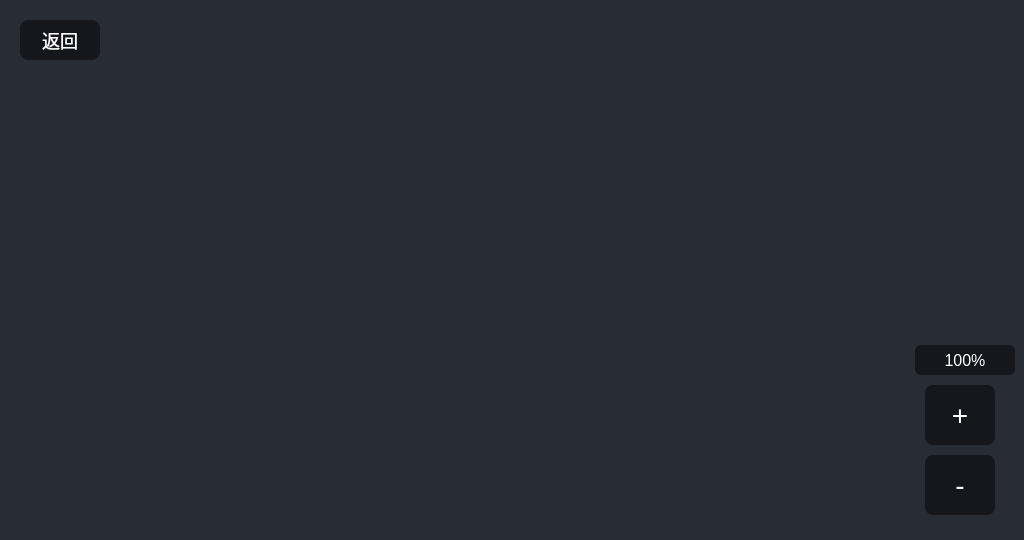
<?xml version="1.0" encoding="UTF-8"?>
<ui version="4.0">
 <class>Map</class>
 <widget class="QWidget" name="Map">
  <property name="geometry">
   <rect>
    <x>0</x>
    <y>0</y>
    <width>1024</width>
    <height>540</height>
   </rect>
  </property>
  <property name="windowTitle">
   <string>Map</string>
  </property>
  <widget class="QGraphicsView" name="graphicsView">
   <property name="geometry">
    <rect>
     <x>0</x>
     <y>0</y>
     <width>1024</width>
     <height>540</height>
    </rect>
   </property>
   <property name="styleSheet">
    <string notr="true">QGraphicsView{border:none;background-color: rgb(40, 44, 52);}</string>
   </property>
  </widget>
  <widget class="QPushButton" name="pushButton_back">
   <property name="geometry">
    <rect>
     <x>20</x>
     <y>20</y>
     <width>80</width>
     <height>40</height>
    </rect>
   </property>
   <property name="styleSheet">
    <string notr="true">QPushButton{background-color: rgba(0,0,0,120);color:white;border-radius:8px;font-size:18px;}
QPushButton:hover{background-color: rgb(99,188,255);}
QPushButton:pressed{background-color: rgb(99,188,255);padding-left:2px;padding-top:2px;}</string>
   </property>
   <property name="text">
    <string>返回</string>
   </property>
  </widget>
  <widget class="QLabel" name="label_zoom">
   <property name="geometry">
    <rect>
     <x>915</x>
     <y>345</y>
     <width>100</width>
     <height>30</height>
    </rect>
   </property>
   <property name="styleSheet">
    <string notr="true">color:white;font-size:16px;background-color: rgba(0,0,0,120);border-radius:6px;</string>
   </property>
   <property name="alignment">
    <set>Qt::AlignCenter</set>
   </property>
   <property name="text">
    <string>100%</string>
   </property>
  </widget>
  <widget class="QPushButton" name="pushButton_zoomin">
   <property name="geometry">
    <rect>
     <x>925</x>
     <y>385</y>
     <width>70</width>
     <height>60</height>
    </rect>
   </property>
   <property name="styleSheet">
    <string notr="true">QPushButton{background-color: rgba(0,0,0,120);color:white;border-radius:8px;font-size:28px;}
QPushButton:hover{background-color: rgb(99,188,255);}
QPushButton:pressed{background-color: rgb(99,188,255);padding-left:2px;padding-top:2px;}</string>
   </property>
   <property name="text">
    <string>+</string>
   </property>
  </widget>
  <widget class="QPushButton" name="pushButton_zoomout">
   <property name="geometry">
    <rect>
     <x>925</x>
     <y>455</y>
     <width>70</width>
     <height>60</height>
    </rect>
   </property>
   <property name="styleSheet">
    <string notr="true">QPushButton{background-color: rgba(0,0,0,120);color:white;border-radius:8px;font-size:28px;}
QPushButton:hover{background-color: rgb(99,188,255);}
QPushButton:pressed{background-color: rgb(99,188,255);padding-left:2px;padding-top:2px;}</string>
   </property>
   <property name="text">
    <string>-</string>
   </property>
  </widget>
 </widget>
 <resources/>
 <connections/>
</ui>
